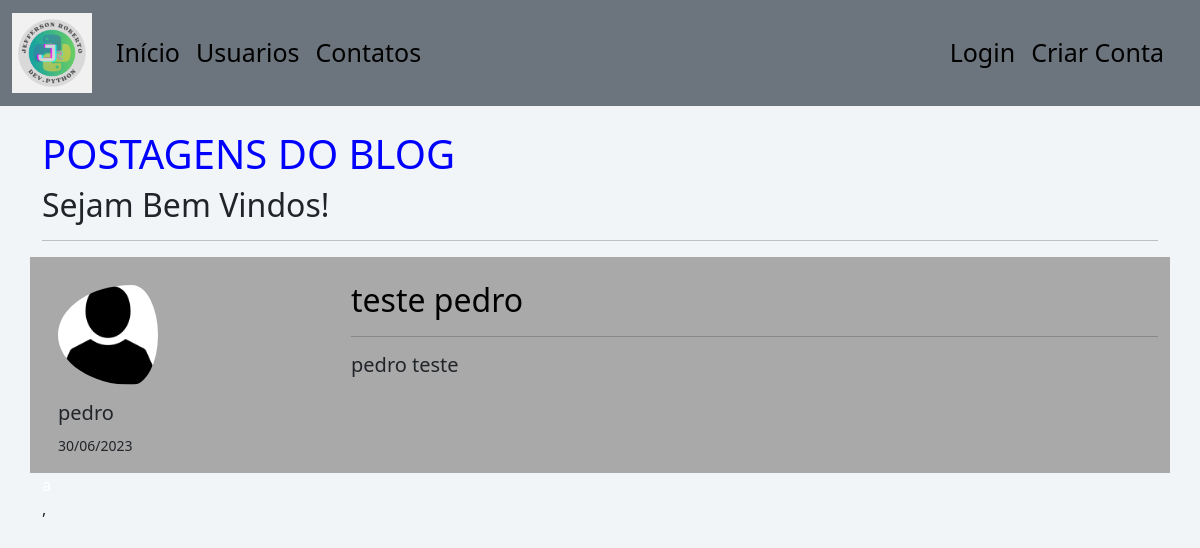
Before: / with the older database file.
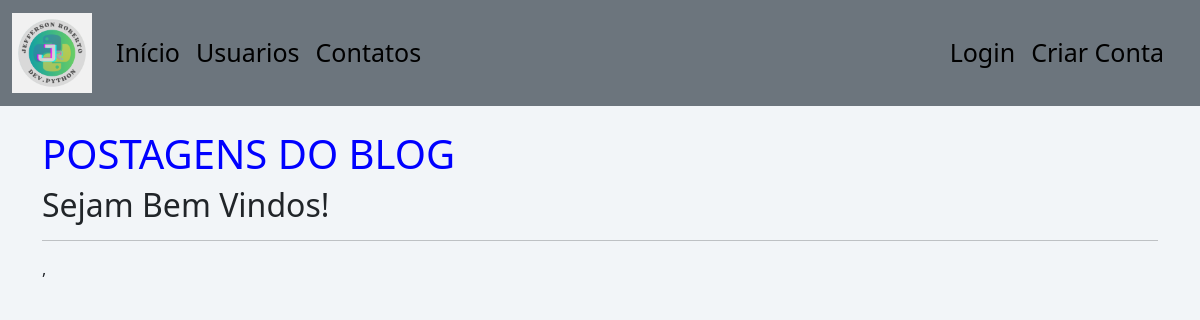
After: the same page with the newer database file.
### ProjectBlogJeff/models.py (models this page shows, shortened)
class Post(database.Model):
    id = database.Column(database.Integer, primary_key=True)
    titulo = database.Column(database.String, nullable=False)
    corpo = database.Column(database.Text, nullable=False)
    data_de_postagem = database.Column(database.DateTime, nullable=False, default=datetime.now)
    id_usuario = database.Column(database.Integer, database.ForeignKey('usuario.id'), nullable=False)

class Usuario(database.Model, UserMixin):
    id = database.Column(database.Integer, primary_key=True)
    username = database.Column(database.String(10), nullable=False, unique=True)
    email = database.Column(database.String, unique=True, nullable=False)
    senha = database.Column(database.String, nullable=False)
    foto_de_perfil = database.Column(database.String, nullable=False, default='default.jpg')
    posts = database.relationship('Post', backref='autor', lazy=True)
    cursos = database.Column(database.String, nullable=False, default='Não informado')

### ProjectBlogJeff/routes.py (the view)
@app.route('/')
def home():
    posts = Post.query.order_by(Post.id.desc())
    return render_template('home.html', posts=posts)

### ProjectBlogJeff/templates/home.html
{% extends 'base.html' %}
{% block body %}
<div class="container" id="titulo">
    <h1 class="titulo">POSTAGENS DO BLOG</h1>
    <h2>Sejam Bem Vindos!</h2>
    <hr>
    {% for post in posts %}
    <div class="text-align-center mt-2">
        <div class="row posts ">
            <div class="col-md-3 mt-4 me-4 ">
                <div class="mt-1 px-3 ">
                    <img class="rounded-circle pe-5"
                         src="{{ url_for('static', filename='fotos_perfil/{}'.format(post.autor.foto_de_perfil)) }}"
                         height="100">
                    <h5 class="mt-3 justify-content-center">
                        {{ post.autor.username }}
                    </h5>
                    <p><small>{{ post.data_de_postagem.strftime('%d/%m/%Y') }}</small></p>
                </div>
            </div>
            <div class="col md-9 mt-4 ">
                <a class="link- link-underline-opacity-0" href="{{ url_for('post_usuario', id_post=post.id) }}">
                <h2>{{ post.titulo }}</h2>
                </a>
                <hr>
                <div class="card-header mb-4">
                    <h5>{{post.corpo}}</h5>
                </div>
            </div>
        </div>
        <span style="color:white">a </span>
    </div>
    {% endfor %},
</div>
{% endblock %}

Changed rows visible on the page:
removed Post: foto_de_perfil (placeholder picture), autor.username "pedro", data_de_postagem "30/06/2023", titulo "teste pedro", corpo "pedro teste"
